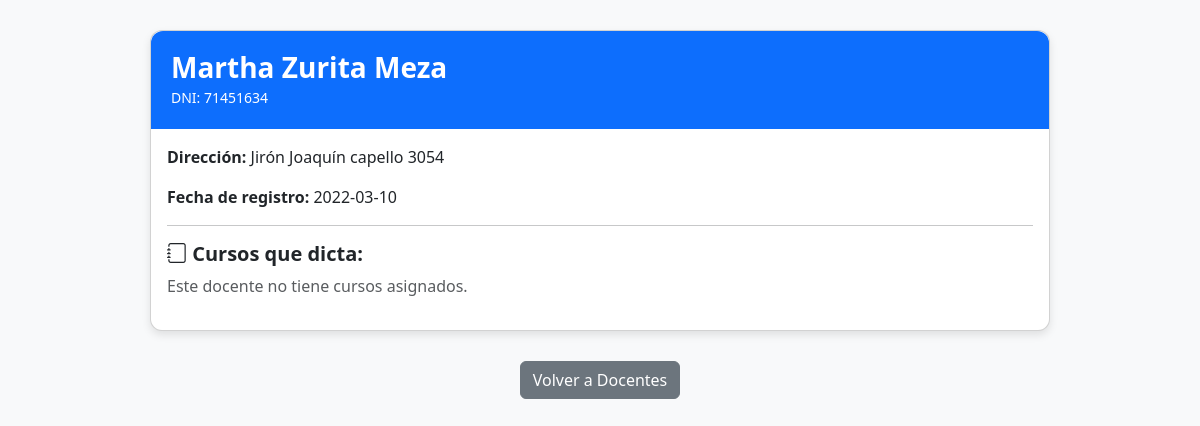
Screenshot of /PHP/Cursos/detalle_docente.php?docente_id=1 with the database file from the repository.
### tables this page shows
CREATE TABLE Docentes (
    DocenteID INT AUTO_INCREMENT PRIMARY KEY,
    DNI VARCHAR(12) NOT NULL,
    Nombres VARCHAR(100) NOT NULL,
    Apellidos VARCHAR(100) NOT NULL,
    Direccion VARCHAR(255),
    Fec_Registro DATE NOT NULL
);

### PHP/Negocio/negocio.php (called while the page is built, shortened)
<?php
class Negocio
{
    function getDocenteById($docente_id) {
    $docente_id = (int)$docente_id;
    $sql = "SELECT DocenteID, DNI, Nombres, Apellidos, Direccion, Fec_Registro
            FROM Docentes
            WHERE DocenteID = ?";
    $obj = new Conexion();
    $cn = $obj->conecta();
    $stmt = mysqli_prepare($cn, $sql);
    mysqli_stmt_bind_param($stmt, "i", $docente_id);
    mysqli_stmt_execute($stmt);
    $res = mysqli_stmt_get_result($stmt);
    $data = mysqli_fetch_assoc($res);
    return $data;
    }
    function getCursosByDocente($docente_id) {
        $docente_id = (int)$docente_id;
        $sql = "SELECT
                    c.CursoID,
                    c.Nombre_Curso,
                    c.Descripcion,
                    s.Nombre_Seccion,
                    cs.Estado
                FROM Curso_Docente cd
                INNER JOIN Cursos c ON cd.CursoID = c.CursoID
                INNER JOIN Curso_Seccion cs ON cs.CursoID = c.CursoID
                INNER JOIN Secciones s ON s.SeccionID = cs.SeccionID
                WHERE cd.DocenteID = ?";
        $obj = new Conexion();
        $cn = $obj->conecta();
        $stmt = mysqli_prepare($cn, $sql);
        mysqli_stmt_bind_param($stmt, "i", $docente_id);
        mysqli_stmt_execute($stmt);
        $res = mysqli_stmt_get_result($stmt);
        $cursos = [];
        return $cursos;
    }
}
?>

### PHP/Cursos/detalle_docente.php (the view, shortened to what this page needs)
<?php
include '../Negocio/negocio.php';
$docente_id = (int)$_GET['docente_id'];
$obj      = new Negocio();
$docente  = $obj->getDocenteById($docente_id);
$cursos   = $obj->getCursosByDocente($docente_id);
?>
<!DOCTYPE html>
<html lang="es">
<head>
    <link href="https://cdn.jsdelivr.net/npm/bootstrap@5.3.0/dist/css/bootstrap.min.css" rel="stylesheet">
    <link href="https://cdnjs.cloudflare.com/ajax/libs/bootstrap-icons/1.10.2/font/bootstrap-icons.min.css" rel="stylesheet">
</head>
<body>
<div class="container mt-4">
    <div class="card docente-card">
        <div class="docente-header">
            <h3 class="fw-bold mb-0"><?= htmlspecialchars($docente['Nombres'] . ' ' . $docente['Apellidos']) ?></h3>
            <small>DNI: <?= htmlspecialchars($docente['DNI']) ?></small>
        </div>
        <div class="card-body">
            <p><strong>Dirección:</strong> <?= htmlspecialchars($docente['Direccion'] ?? 'No registrada') ?></p>
            <p><strong>Fecha de registro:</strong> <?= htmlspecialchars($docente['Fec_Registro']) ?></p>
            <hr>
            <h5 class="fw-bold"><i class="bi bi-journal"></i> Cursos que dicta:</h5>
            <?php if (count($cursos) === 0): ?>
                <p class="text-muted">Este docente no tiene cursos asignados.</p>
            <?php endif; ?>
        </div>
    </div>
    <div class="text-center mt-3">
        <a href="../Registro/Docentes.php" class="btn btn-secondary">Volver a Docentes</a>
    </div>
</div>
</body>
</html>

### PHP/Cursos/detalle_docente.php (style rules this page uses)
body { background: #f8f9fa; }
.docente-card { max-width: 900px; margin: 30px auto; border-radius: 12px; box-shadow: 0 4px 8px rgba(0,0,0,.1); }
.docente-header { background: #0d6efd; color: white; padding: 20px; border-radius: 12px 12px 0 0; }

### rows the page displays
docentes: Nombres+Apellidos "Martha Zurita Meza", DNI "71451634", Direccion "Jirón Joaquín capello 3054", Fec_Registro "2022-03-10"
